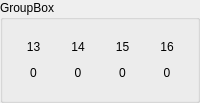
          <widget class="QGroupBox" name="groupBox_4">
           <property name="title">
            <string>GroupBox</string>
           </property>
           <layout class="QHBoxLayout" name="horizontalLayout_9">
            <item>
             <widget class="QWidget" name="widget_13" native="true">
              <property name="maximumSize">
               <size>
                <width>68</width>
                <height>16777215</height>
               </size>
              </property>
              <layout class="QVBoxLayout" name="verticalLayout_14" stretch="0,10,1">
               <item>
                <widget class="QLabel" name="lbl_ChName_13">
                 <property name="maximumSize">
                  <size>
                   <width>50</width>
                   <height>16777215</height>
                  </size>
                 </property>
                 <property name="text">
                  <string>13</string>
                 </property>
                 <property name="alignment">
                  <set>Qt::AlignCenter</set>
                 </property>
                </widget>
               </item>
               <item>
                <widget class="VolumeWidget" name="Disp_Level_13" native="true">
                 <property name="minimumSize">
                  <size>
                   <width>0</width>
                   <height>0</height>
                  </size>
                 </property>
                 <property name="maximumSize">
                  <size>
                   <width>40</width>
                   <height>16777215</height>
                  </size>
                 </property>
                 <property name="MaxValue" stdset="0">
                  <number>0</number>
                 </property>
                 <property name="MinValue" stdset="0">
                  <number>-100</number>
                 </property>
                 <property name="SingleTrack" stdset="0">
                  <bool>true</bool>
                 </property>
                 <property name="ScaleLabel" stdset="0">
                  <bool>true</bool>
                 </property>
                </widget>
               </item>
               <item>
                <widget class="QLabel" name="lbl_Level_13">
                 <property name="maximumSize">
                  <size>
                   <width>16777215</width>
                   <height>16777215</height>
                  </size>
                 </property>
                 <property name="text">
                  <string>0</string>
                 </property>
                 <property name="alignment">
                  <set>Qt::AlignCenter</set>
                 </property>
                </widget>
               </item>
              </layout>
             </widget>
            </item>
            <item>
             <widget class="QWidget" name="widget_14" native="true">
              <property name="maximumSize">
               <size>
                <width>68</width>
                <height>16777215</height>
               </size>
              </property>
              <layout class="QVBoxLayout" name="verticalLayout_15" stretch="0,10,1">
               <item>
                <widget class="QLabel" name="lbl_ChName_14">
                 <property name="maximumSize">
                  <size>
                   <width>50</width>
                   <height>16777215</height>
                  </size>
                 </property>
                 <property name="text">
                  <string>14</string>
                 </property>
                 <property name="alignment">
                  <set>Qt::AlignCenter</set>
                 </property>
                </widget>
               </item>
               <item>
                <widget class="VolumeWidget" name="Disp_Level_14" native="true">
                 <property name="minimumSize">
                  <size>
                   <width>0</width>
                   <height>0</height>
                  </size>
                 </property>
                 <property name="maximumSize">
                  <size>
                   <width>40</width>
                   <height>16777215</height>
                  </size>
                 </property>
                 <property name="MaxValue" stdset="0">
                  <number>0</number>
                 </property>
                 <property name="MinValue" stdset="0">
                  <number>-100</number>
                 </property>
                 <property name="SingleTrack" stdset="0">
                  <bool>true</bool>
                 </property>
                 <property name="ScaleLabel" stdset="0">
                  <bool>true</bool>
                 </property>
                </widget>
               </item>
               <item>
                <widget class="QLabel" name="lbl_Level_14">
                 <property name="maximumSize">
                  <size>
                   <width>16777215</width>
                   <height>16777215</height>
                  </size>
                 </property>
                 <property name="text">
                  <string>0</string>
                 </property>
                 <property name="alignment">
                  <set>Qt::AlignCenter</set>
                 </property>
                </widget>
               </item>
              </layout>
             </widget>
            </item>
            <item>
             <widget class="QWidget" name="widget_15" native="true">
              <property name="maximumSize">
               <size>
                <width>68</width>
                <height>16777215</height>
               </size>
              </property>
              <layout class="QVBoxLayout" name="verticalLayout_16" stretch="0,10,1">
               <item>
                <widget class="QLabel" name="lbl_ChName_15">
                 <property name="maximumSize">
                  <size>
                   <width>50</width>
                   <height>16777215</height>
                  </size>
                 </property>
                 <property name="text">
                  <string>15</string>
                 </property>
                 <property name="alignment">
                  <set>Qt::AlignCenter</set>
                 </property>
                </widget>
               </item>
               <item>
                <widget class="VolumeWidget" name="Disp_Level_15" native="true">
                 <property name="minimumSize">
                  <size>
                   <width>0</width>
                   <height>0</height>
                  </size>
                 </property>
                 <property name="maximumSize">
                  <size>
                   <width>40</width>
                   <height>16777215</height>
                  </size>
                 </property>
                 <property name="MaxValue" stdset="0">
                  <number>0</number>
                 </property>
                 <property name="MinValue" stdset="0">
                  <number>-100</number>
                 </property>
                 <property name="SingleTrack" stdset="0">
                  <bool>true</bool>
                 </property>
                 <property name="ScaleLabel" stdset="0">
                  <bool>true</bool>
                 </property>
                </widget>
               </item>
               <item>
                <widget class="QLabel" name="lbl_Level_15">
                 <property name="maximumSize">
                  <size>
                   <width>16777215</width>
                   <height>16777215</height>
                  </size>
                 </property>
                 <property name="text">
                  <string>0</string>
                 </property>
                 <property name="alignment">
                  <set>Qt::AlignCenter</set>
                 </property>
                </widget>
               </item>
              </layout>
             </widget>
            </item>
            <item>
             <widget class="QWidget" name="widget_16" native="true">
              <property name="maximumSize">
               <size>
                <width>68</width>
                <height>16777215</height>
               </size>
              </property>
              <layout class="QVBoxLayout" name="verticalLayout_17" stretch="0,10,1">
               <item>
                <widget class="QLabel" name="lbl_ChName_16">
                 <property name="maximumSize">
                  <size>
                   <width>50</width>
                   <height>16777215</height>
                  </size>
                 </property>
                 <property name="text">
                  <string>16</string>
                 </property>
                 <property name="alignment">
                  <set>Qt::AlignCenter</set>
                 </property>
                </widget>
               </item>
               <item>
                <widget class="VolumeWidget" name="Disp_Level_16" native="true">
                 <property name="minimumSize">
                  <size>
                   <width>0</width>
                   <height>0</height>
                  </size>
                 </property>
                 <property name="maximumSize">
                  <size>
                   <width>40</width>
                   <height>16777215</height>
                  </size>
                 </property>
                 <property name="MaxValue" stdset="0">
                  <number>0</number>
                 </property>
                 <property name="MinValue" stdset="0">
                  <number>-100</number>
                 </property>
                 <property name="SingleTrack" stdset="0">
                  <bool>true</bool>
                 </property>
                 <property name="ScaleLabel" stdset="0">
                  <bool>true</bool>
                 </property>
                </widget>
               </item>
               <item>
                <widget class="QLabel" name="lbl_Level_16">
                 <property name="maximumSize">
                  <size>
                   <width>16777215</width>
                   <height>16777215</height>
                  </size>
                 </property>
                 <property name="text">
                  <string>0</string>
                 </property>
                 <property name="alignment">
                  <set>Qt::AlignCenter</set>
                 </property>
                </widget>
               </item>
              </layout>
             </widget>
            </item>
           </layout>
          </widget>
